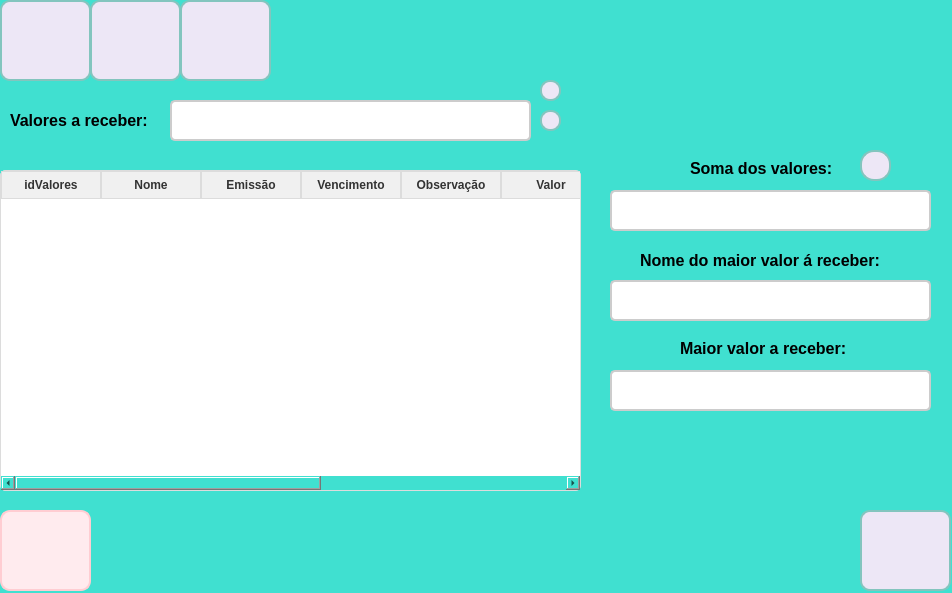
<?xml version="1.0" encoding="UTF-8"?>
<ui version="4.0">
 <class>frm_ValoresAReceber</class>
 <widget class="QWidget" name="frm_ValoresAReceber">
  <property name="geometry">
   <rect>
    <x>0</x>
    <y>0</y>
    <width>952</width>
    <height>593</height>
   </rect>
  </property>
  <property name="windowTitle">
   <string>Form</string>
  </property>
  <property name="styleSheet">
   <string notr="true">QWidget{
	background-color: #40E0D0;

}</string>
  </property>
  <widget class="QPushButton" name="btn_Add">
   <property name="geometry">
    <rect>
     <x>0</x>
     <y>0</y>
     <width>91</width>
     <height>81</height>
    </rect>
   </property>
   <property name="styleSheet">
    <string notr="true">QPushButton {
    background-color: #EDE7F6;
    border: 2px solid #83C5BE; 
    border-radius: 10px;
    color: #FFFFFF; 
    background-image: url(:/icon_add/adicionar.png); 
    background-repeat: no-repeat; 
    background-position: center; 
    font-size: 14px; 
    font-weight: bold; 
    padding: 10px 16px;
    box-shadow: 0px 4px 6px rgba(0, 0, 0, 0.2); 
    transition: all 0.3s ease; 
}

QPushButton:hover {
    background-color: #E6CBA8; 
    color: #5D3A00;
    box-shadow: none;
}

QPushButton:pressed {
    background-color: #C19A6B; 
    color: #FFFFFF; 
    padding-top: 2px;
    padding-left: 2px;
}</string>
   </property>
   <property name="text">
    <string/>
   </property>
  </widget>
  <widget class="QPushButton" name="btn_voltar">
   <property name="geometry">
    <rect>
     <x>860</x>
     <y>510</y>
     <width>91</width>
     <height>81</height>
    </rect>
   </property>
   <property name="styleSheet">
    <string notr="true">QPushButton {
    background-color: #EDE7F6;
    border: 2px solid #83C5BE; 
    border-radius: 10px;
    color: #FFFFFF; 
    background-image: url(:/icon_volt/retornar.png); 
    background-repeat: no-repeat; 
    background-position: center; 
    font-size: 14px; 
    font-weight: bold; 
    padding: 10px 16px;
    box-shadow: 0px 4px 6px rgba(0, 0, 0, 0.2); 
    transition: all 0.3s ease; 
}
QPushButton:hover {
    background-color: #83C5BE;
    box-shadow: none; 
}

QPushButton:pressed {
    background-color: #7C3AED; 
    color: #FFFFFF; 
    padding-top: 2px; 
    padding-left: 2px;
}</string>
   </property>
   <property name="text">
    <string/>
   </property>
  </widget>
  <widget class="QPushButton" name="btn_consul">
   <property name="geometry">
    <rect>
     <x>180</x>
     <y>0</y>
     <width>91</width>
     <height>81</height>
    </rect>
   </property>
   <property name="styleSheet">
    <string notr="true">QPushButton {
    background-color: #EDE7F6;
    border: 2px solid #83C5BE; 
    border-radius: 10px;
    color: #FFFFFF; 
    background-image: url(:/icon_alt/consultar.png); 
    background-repeat: no-repeat; 
    background-position: center; 
    font-size: 14px; 
    font-weight: bold; 
    padding: 10px 16px;
    box-shadow: 0px 4px 6px rgba(0, 0, 0, 0.2); 
    transition: all 0.3s ease; 
}

QPushButton:hover {
    background-color: #E6CBA8; 
    color: #5D3A00;
    box-shadow: none;
}

QPushButton:pressed {
    background-color: #C19A6B; 
    color: #FFFFFF; 
    padding-top: 2px;
    padding-left: 2px;
}</string>
   </property>
   <property name="text">
    <string/>
   </property>
  </widget>
  <widget class="QPushButton" name="btn_alterar">
   <property name="geometry">
    <rect>
     <x>90</x>
     <y>0</y>
     <width>91</width>
     <height>81</height>
    </rect>
   </property>
   <property name="styleSheet">
    <string notr="true">QPushButton {
    background-color: #EDE7F6;
    border: 2px solid #83C5BE; 
    border-radius: 10px;
    color: #FFFFFF; 
    background-image: url(:/icon_alt/alterar.png); 
    background-repeat: no-repeat; 
    background-position: center; 
    font-size: 14px; 
    font-weight: bold; 
    padding: 10px 16px;
    box-shadow: 0px 4px 6px rgba(0, 0, 0, 0.2); 
    transition: all 0.3s ease; 
}

QPushButton:hover {
    background-color: #E6CBA8; 
    color: #5D3A00;
    box-shadow: none;
}

QPushButton:pressed {
    background-color: #C19A6B; 
    color: #FFFFFF; 
    padding-top: 2px;
    padding-left: 2px;
}
</string>
   </property>
   <property name="text">
    <string/>
   </property>
  </widget>
  <widget class="QPushButton" name="btn_excluir">
   <property name="geometry">
    <rect>
     <x>0</x>
     <y>510</y>
     <width>91</width>
     <height>81</height>
    </rect>
   </property>
   <property name="styleSheet">
    <string notr="true">QPushButton {
    background-color: #ffebee; 
    border: 2px solid #ffcdd2;
    border-radius: 10px;
    color: #b71c1c; 
    font-size: 14px;
    font-weight: bold;
    padding: 10px 16px;
    background-image:url(:/icon_exc/excluir.png);
    background-repeat: no-repeat;
    background-position: center;
    padding-left: 40px;
    transition: all 0.3s ease;
}

QPushButton:hover {
    background-color: #ffcdd2;
    border-color: #e57373;
    color: #d32f2f; 
}

QPushButton:pressed {
    background-color: #e57373;
    border-color: #b71c1c;
    padding-left: 44px;
    padding-top: 2px;
}</string>
   </property>
   <property name="text">
    <string/>
   </property>
  </widget>
  <widget class="QPushButton" name="btn_pesquisar">
   <property name="geometry">
    <rect>
     <x>540</x>
     <y>110</y>
     <width>21</width>
     <height>21</height>
    </rect>
   </property>
   <property name="styleSheet">
    <string notr="true">QPushButton {
    background-color: #EDE7F6;
    border: 2px solid #83C5BE; 
    border-radius: 10px;
    color: #FFFFFF; 
    background-image: url(:/icon_pesq/pesquisar.png); 
    background-repeat: no-repeat; 
    background-position: center; 
    font-size: 14px; 
    font-weight: bold; 
    padding: 10px 16px;
    box-shadow: 0px 4px 6px rgba(0, 0, 0, 0.2); 
    transition: all 0.3s ease; 
}

QPushButton:hover {
    background-color: #FFFFFF;
    box-shadow: none; 
}

QPushButton:pressed {
    background-color: #7C3AED; 
    color: #FFFFFF; 
    padding-top: 2px; 
    padding-left: 2px;
}
</string>
   </property>
   <property name="text">
    <string/>
   </property>
  </widget>
  <widget class="QLabel" name="lbl_Contas">
   <property name="geometry">
    <rect>
     <x>10</x>
     <y>110</y>
     <width>151</width>
     <height>21</height>
    </rect>
   </property>
   <property name="font">
    <font>
     <pointsize>-1</pointsize>
     <weight>75</weight>
     <bold>true</bold>
    </font>
   </property>
   <property name="styleSheet">
    <string notr="true">QLabel {
    font-size: 16px;
    color: #000000;
    font-weight: bold;
    text-shadow: 1px 1px 2px rgba(0, 0, 0, 0.4);
}
</string>
   </property>
   <property name="text">
    <string>Valores a receber:</string>
   </property>
  </widget>
  <widget class="QLineEdit" name="txt_nomeContas">
   <property name="geometry">
    <rect>
     <x>170</x>
     <y>100</y>
     <width>361</width>
     <height>41</height>
    </rect>
   </property>
   <property name="font">
    <font>
     <pointsize>-1</pointsize>
    </font>
   </property>
   <property name="styleSheet">
    <string notr="true">QLineEdit {
    border: 2px solid #cccccc; 
    border-radius: 5px; 
    padding: 6px; 
    font-size: 14px; 
    background-color: #ffffff;
    transition: all 0.3s ease;
}

QLineEdit:hover {
    border: 2px solid #3f51b5; 
    background-color: #f5f5f5; 
}
</string>
   </property>
  </widget>
  <widget class="QPushButton" name="btn_filtro">
   <property name="geometry">
    <rect>
     <x>540</x>
     <y>80</y>
     <width>21</width>
     <height>21</height>
    </rect>
   </property>
   <property name="styleSheet">
    <string notr="true">QPushButton {
    background-color: #EDE7F6;
    border: 2px solid #83C5BE; 
    border-radius: 10px;
    color: #FFFFFF; 
    background-image: url(:/icon_filt/filtro.png); 
    background-repeat: no-repeat; 
    background-position: center; 
    font-size: 14px; 
    font-weight: bold; 
    padding: 10px 16px;
    box-shadow: 0px 4px 6px rgba(0, 0, 0, 0.2); 
    transition: all 0.3s ease; 
}

QPushButton:hover {
    background-color: #FFFFFF;
    box-shadow: none; 
}

QPushButton:pressed {
    background-color: #7C3AED; 
    color: #FFFFFF; 
    padding-top: 2px; 
    padding-left: 2px;
}
</string>
   </property>
   <property name="text">
    <string/>
   </property>
  </widget>
  <widget class="QTableWidget" name="tableWidget">
   <property name="geometry">
    <rect>
     <x>0</x>
     <y>170</y>
     <width>581</width>
     <height>321</height>
    </rect>
   </property>
   <property name="styleSheet">
    <string notr="true">QTableWidget, QTableView {
    border: 1px solid #dcdcdc; 
    border-radius: 5px; 
    gridline-color: #dcdcdc; 
    background-color: #ffffff; 
    font-size: 14px; 
    color: #333333; 
}

QHeaderView::section {
    background-color: #f0f0f0; 
    color: #333333;
    font-weight: bold; 
    border: 1px solid #dcdcdc; 
    padding: 4px; 
}

QTableWidget::item:selected, QTableView::item:selected {
    background-color: #b3d9ff; 
    color: #000000;
}

QTableCornerButton::section {
    background-color: #f0f0f0; 
    border: 1px solid #dcdcdc;
}

QScrollBar:vertical {
    background: #f0f0f0;
    width: 12px; 
    margin: 2px 0 2px 0; 
    border: none; 
}

QScrollBar::handle:vertical {
    background: #b0bec5; 
    min-height: 20px; 
    border-radius: 6px; 
}

QScrollBar::handle:vertical:hover {
    background: #90a4ae; 
}

QScrollBar::add-line:vertical, QScrollBar::sub-line:vertical {
    background: none; 
    height: 0px; 
}

QScrollBar::add-page:vertical, QScrollBar::sub-page:vertical {
    background: none; 
}

QScrollBar:horizontal {
    background: #f0f0f0; 
    height: 12px; 
    margin: 0 2px 0 2px; 
    border: none;
}

QScrollBar::handle:horizontal {
    background: #b0bec5;
    min-width: 20px; 
    border-radius: 6px;
}

QScrollBar::handle:horizontal:hover {
    background: #90a4ae; 
}

QScrollBar::add-line:horizontal, QScrollBar::sub-line:horizontal {
    background: none;
    width: 0px;
}

QScrollBar::add-page:horizontal, QScrollBar::sub-page:horizontal {
    background: none;
}
</string>
   </property>
   <column>
    <property name="text">
     <string>idValores</string>
    </property>
   </column>
   <column>
    <property name="text">
     <string>Nome</string>
    </property>
   </column>
   <column>
    <property name="text">
     <string>Emissão</string>
    </property>
   </column>
   <column>
    <property name="text">
     <string>Vencimento</string>
    </property>
   </column>
   <column>
    <property name="text">
     <string>Observação</string>
    </property>
   </column>
   <column>
    <property name="text">
     <string>Valor</string>
    </property>
   </column>
   <column>
    <property name="text">
     <string>Parcelas</string>
    </property>
   </column>
   <column>
    <property name="text">
     <string>Forma de pagamento</string>
    </property>
   </column>
   <column>
    <property name="text">
     <string>Situação</string>
    </property>
   </column>
  </widget>
  <widget class="QLineEdit" name="txt_MaiorValorAReceber">
   <property name="enabled">
    <bool>false</bool>
   </property>
   <property name="geometry">
    <rect>
     <x>610</x>
     <y>370</y>
     <width>321</width>
     <height>41</height>
    </rect>
   </property>
   <property name="font">
    <font>
     <pointsize>-1</pointsize>
    </font>
   </property>
   <property name="styleSheet">
    <string notr="true">QLineEdit {
    border: 2px solid #cccccc; 
    border-radius: 5px; 
    padding: 6px; 
    font-size: 14px; 
    background-color: #ffffff;
    transition: all 0.3s ease;
}

QLineEdit:hover {
    border: 2px solid #3f51b5; 
    background-color: #f5f5f5; 
}
</string>
   </property>
  </widget>
  <widget class="QLabel" name="lbl_MaiorValor">
   <property name="geometry">
    <rect>
     <x>680</x>
     <y>340</y>
     <width>181</width>
     <height>16</height>
    </rect>
   </property>
   <property name="styleSheet">
    <string notr="true">QLabel {
    font-size: 16px;
    color: #000000;
    font-weight: bold;
    text-shadow: 1px 1px 2px rgba(0, 0, 0, 0.4);
}
</string>
   </property>
   <property name="text">
    <string>Maior valor a receber:</string>
   </property>
  </widget>
  <widget class="QLineEdit" name="txt_NomeDoMaiorValorReceber">
   <property name="enabled">
    <bool>false</bool>
   </property>
   <property name="geometry">
    <rect>
     <x>610</x>
     <y>280</y>
     <width>321</width>
     <height>41</height>
    </rect>
   </property>
   <property name="font">
    <font>
     <pointsize>-1</pointsize>
    </font>
   </property>
   <property name="styleSheet">
    <string notr="true">QLineEdit {
    border: 2px solid #cccccc; 
    border-radius: 5px; 
    padding: 6px; 
    font-size: 14px; 
    background-color: #ffffff;
    transition: all 0.3s ease;
}

QLineEdit:hover {
    border: 2px solid #3f51b5; 
    background-color: #f5f5f5; 
}
</string>
   </property>
  </widget>
  <widget class="QLabel" name="lbl_NomeMaiorValor">
   <property name="geometry">
    <rect>
     <x>640</x>
     <y>250</y>
     <width>261</width>
     <height>20</height>
    </rect>
   </property>
   <property name="styleSheet">
    <string notr="true">QLabel {
    font-size: 16px;
    color: #000000;
    font-weight: bold;
    text-shadow: 1px 1px 2px rgba(0, 0, 0, 0.4);
}
</string>
   </property>
   <property name="text">
    <string>Nome do maior valor á receber:</string>
   </property>
  </widget>
  <widget class="QLineEdit" name="txt_SomaDosValores">
   <property name="enabled">
    <bool>false</bool>
   </property>
   <property name="geometry">
    <rect>
     <x>610</x>
     <y>190</y>
     <width>321</width>
     <height>41</height>
    </rect>
   </property>
   <property name="font">
    <font>
     <pointsize>-1</pointsize>
    </font>
   </property>
   <property name="styleSheet">
    <string notr="true">QLineEdit {
    border: 2px solid #cccccc; 
    border-radius: 5px; 
    padding: 6px; 
    font-size: 14px; 
    background-color: #ffffff;
    transition: all 0.3s ease;
}

QLineEdit:hover {
    border: 2px solid #3f51b5; 
    background-color: #f5f5f5; 
}
</string>
   </property>
  </widget>
  <widget class="QLabel" name="lbl_SomaDosValores">
   <property name="geometry">
    <rect>
     <x>690</x>
     <y>160</y>
     <width>151</width>
     <height>16</height>
    </rect>
   </property>
   <property name="styleSheet">
    <string notr="true">QLabel {
    font-size: 16px;
    color: #000000;
    font-weight: bold;
    text-shadow: 1px 1px 2px rgba(0, 0, 0, 0.4);
}
</string>
   </property>
   <property name="text">
    <string>Soma dos valores:</string>
   </property>
  </widget>
  <widget class="QPushButton" name="btn_atualizar">
   <property name="geometry">
    <rect>
     <x>860</x>
     <y>150</y>
     <width>31</width>
     <height>31</height>
    </rect>
   </property>
   <property name="styleSheet">
    <string notr="true">QPushButton {
    background-color: #EDE7F6;
    border: 2px solid #83C5BE; 
    border-radius: 14px;
    color: #FFFFFF; 
    background-image:url(:/icon_attValor/atualizar (1).png); 
    background-repeat: no-repeat; 
    background-position: center; 
    font-size: 14px; 
    font-weight: bold; 
    padding: 10px 16px;
    box-shadow: 0px 4px 6px rgba(0, 0, 0, 0.2); 
    transition: all 0.3s ease; 
}

QPushButton:hover {
    background-color: #FFFFFF;
    box-shadow: none; 
}

QPushButton:pressed {
    background-color: #7C3AED; 
    color: #FFFFFF; 
    padding-top: 2px; 
    padding-left: 2px;
}
</string>
   </property>
   <property name="text">
    <string/>
   </property>
  </widget>
 </widget>
 <resources>
  <include location="icon_adicionar.qrc"/>
  <include location="icon_attValores.qrc"/>
  <include location="icon_consultar.qrc"/>
  <include location="icon_excluir.qrc"/>
  <include location="icon_filtro.qrc"/>
  <include location="icon_pesquisar.qrc"/>
  <include location="icon_voltar.qrc"/>
  <include location="icon_alterar.qrc"/>
 </resources>
 <connections/>
</ui>
